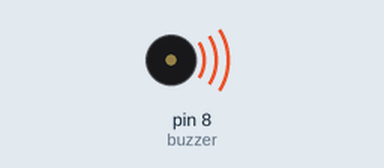
Bench run of a sketch on a simulated Arduino Uno, built with avr-gcc and run on an emulated ATmega328P. Shown: buzzer (waves = sounding).

Above: at 0.4 s.
At 2.84 s:
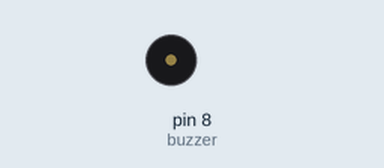
Timing chart, 0 to 3.1 s (numbered marks = the images above):
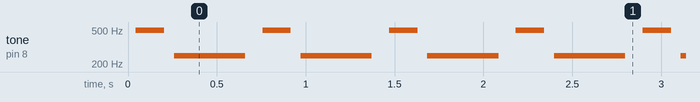

Measured:
- by itself, tone on pin 8 (buzzer): repeats every 0.71 s: silent 0.06 s, 249 Hz 0.40 s, silent 0.10 s, 496 Hz 0.16 s

The sketch:

ARD_15.ino
```cpp
/*
 * CARTROTECH  (www.cartrocreatiu.es)
 *
 * Projecte nº: ARD015
 * Data: 07.10.2021
 * Descripcio: Fer sonar el buzzer passiu
 * Nota:
 *
 */

int buzzer = 8; // estableix el pin digital de control del buzzer

void setup() {
  pinMode(buzzer, OUTPUT); // configura el pin 8 com eixida
}

void loop() {
  for (int i = 0; i < 80; i++) {  // crea un so de 500 Hz
    digitalWrite(buzzer, HIGH); // envia senyal alta al buzzer
    delay(1); // delay 1ms
    digitalWrite(buzzer, LOW); // envia senyal baixa al buzzer
    delay(1);
  }
  delay(50);
  for (int j = 0; j < 100; j++) { //crea un so de 250 HZ
    digitalWrite(buzzer, HIGH);
    delay(2); // delay 2ms
    digitalWrite(buzzer, LOW);
    delay(2);
  }
  delay(100);
}
```
